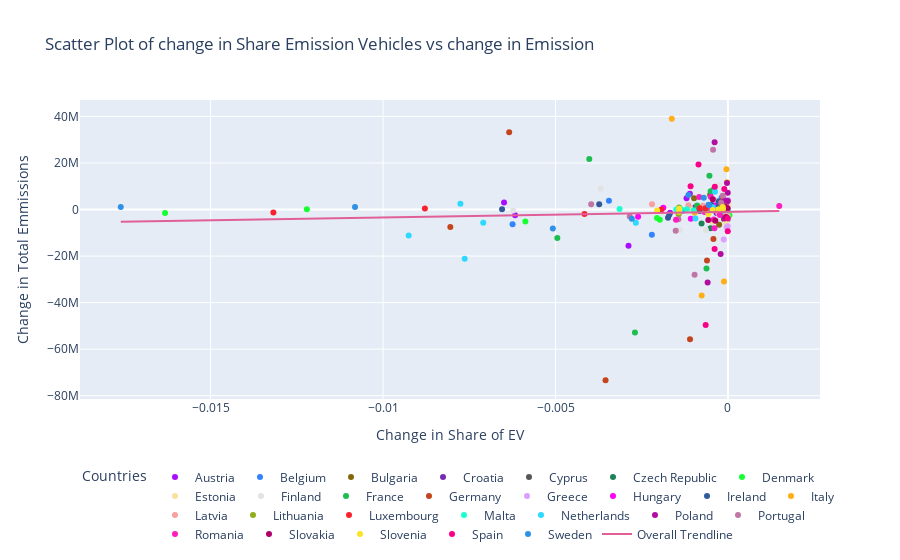

Source (notebook cell):
### Code cell
colors = pc.qualitative.Alphabet + pc.qualitative.Dark24 + pc.qualitative.Light24

fig = px.scatter(
    df_cleaned,
    x='share_ev_diff',
    y='emmission_diff',
    color='geo',
    #symbol='time_period',
    labels={'share_ev_diff': 'Change in Share of EV', 'emmission_diff': 'Change in Total Emmissions', 'geo':'Countries'},
    trendline='ols',
    title="Scatter Plot of change in Share Emission Vehicles vs change in Emission",
    color_discrete_sequence=colors,
    trendline_scope='overall'
)

fig.update_layout(
    legend=dict(
        orientation="h",
        yanchor="bottom",
        y=-0.5
    )
)

fig.show()

### Figure 1 — Plotly figure (JSON) as saved in the notebook; plotly's stock layout.template omitted (floating-point values rounded to 4 significant figures; data arrays with more than 128 entries replaced by an {"elided": "..."} marker saying what was removed)
{"data": [{"hovertemplate": "Countries=Austria<br>Change in Share of EV=%{x}<br>Change in Total Emmissions=%{y}<extra></extra>", "legendgroup": "Austria", "marker": {"color": "#AA0DFE", "symbol": "circle"}, "mode": "markers", "name": "Austria", "orientation": "v", "showlegend": true, "type": "scatter", "x": [-0.0003392, -0.0008234, -0.001104, -0.001201, -0.001678, -0.002883, -0.00617, -0.006492], "xaxis": "x", "y": [3223000.0, 135200.0, 6764000.0, 4871000.0, -1414000.0, -15620000.0, -2433000.0, 3041000.0], "yaxis": "y"}, {"hovertemplate": "Countries=Belgium<br>Change in Share of EV=%{x}<br>Change in Total Emmissions=%{y}<extra></extra>", "legendgroup": "Belgium", "marker": {"color": "#3283FE", "symbol": "circle"}, "mode": "markers", "name": "Belgium", "orientation": "v", "showlegend": true, "type": "scatter", "x": [-0.0001851, -0.0003232, -0.0003946, -0.0005599, -0.001321, -0.002206, -0.003451, -0.006244], "xaxis": "x", "y": [5087000.0, -1457000.0, 434527, 501400.0, -536400.0, -10810000.0, 3777000.0, -6348000.0], "yaxis": "y"}, {"hovertemplate": "Countries=Bulgaria<br>Change in Share of EV=%{x}<br>Change in Total Emmissions=%{y}<extra></extra>", "legendgroup": "Bulgaria", "marker": {"color": "#85660D", "symbol": "circle"}, "mode": "markers", "name": "Bulgaria", "orientation": "v", "showlegend": true, "type": "scatter", "x": [-9.099e-06, -1.052e-05, -7.02e-05, -0.0001174, -0.0001627, -0.0002555, -0.000516, -0.0009822], "xaxis": "x", "y": [3603473, -4160000.0, 1421000.0, -4060249, -1310000.0, -6558000.0, 6313000.0, 4844000.0], "yaxis": "y"}, {"hovertemplate": "Countries=Croatia<br>Change in Share of EV=%{x}<br>Change in Total Emmissions=%{y}<extra></extra>", "legendgroup": "Croatia", "marker": {"color": "#782AB6", "symbol": "circle"}, "mode": "markers", "name": "Croatia", "orientation": "v", "showlegend": true, "type": "scatter", "x": [-8.223e-05, -4.2e-05, -2.85e-05, -9.805e-05, -0.0001437, -0.0003316, -0.0009056, -0.0009506], "xaxis": "x", "y": [659900.0, 577223, 1767000.0, -1572000.0, -246591, -1370000.0, 182800.0, 998900.0], "yaxis": "y"}, {"hovertemplate": "Countries=Cyprus<br>Change in Share of EV=%{x}<br>Change in Total Emmissions=%{y}<extra></extra>", "legendgroup": "Cyprus", "marker": {"color": "#565656", "symbol": "circle"}, "mode": "markers", "name": "Cyprus", "orientation": "v", "showlegend": true, "type": "scatter", "x": [-1.581e-05, -3.154e-05, -8.651e-05, -4.181e-05, -8.469e-05, -0.0001234, -0.0001472, -0.0008184], "xaxis": "x", "y": [-28520.0, 607500.0, 157400.0, -67190.0, 40700.0, -1022000.0, 524800.0, 178300.0], "yaxis": "y"}, {"hovertemplate": "Countries=Czech Republic<br>Change in Share of EV=%{x}<br>Change in Total Emmissions=%{y}<extra></extra>", "legendgroup": "Czech Republic", "marker": {"color": "#1C8356", "symbol": "circle"}, "mode": "markers", "name": "Czech Republic", "orientation": "v", "showlegend": true, "type": "scatter", "x": [-5.311e-05, -4.412e-05, -9.186e-05, -0.000317, -0.0002431, -0.0005052, -0.0001468, -0.0007655], "xaxis": "x", "y": [2405000.0, 2293000.0, 2413000.0, 3560960, 492838, -8008000.0, 1888000.0, -6048000.0], "yaxis": "y"}, {"hovertemplate": "Countries=Denmark<br>Change in Share of EV=%{x}<br>Change in Total Emmissions=%{y}<extra></extra>", "legendgroup": "Denmark", "marker": {"color": "#16FF32", "symbol": "circle"}, "mode": "markers", "name": "Denmark", "orientation": "v", "showlegend": true, "type": "scatter", "x": [-0.002057, -0.0002194, 4.366e-05, -0.0004034, -0.001975, -0.005873, -0.01221, -0.01632], "xaxis": "x", "y": [-3640000.0, 3291000.0, -2472000.0, 1455000.0, -4411000.0, -5097000.0, 133100.0, -1505000.0], "yaxis": "y"}, {"hovertemplate": "Countries=Estonia<br>Change in Share of EV=%{x}<br>Change in Total Emmissions=%{y}<extra></extra>", "legendgroup": "Estonia", "marker": {"color": "#F7E1A0", "symbol": "circle"}, "mode": "markers", "name": "Estonia", "orientation": "v", "showlegend": true, "type": "scatter", "x": [-1.531e-05, 5.405e-06, 3.406e-06, -3.93e-05, -5.861e-05, -0.0004539, -0.0007824, -0.001103], "xaxis": "x", "y": [-2514000.0, 2647000.0, 1047000.0, 983600.0, -5595000.0, -5392280, 941400.0, 683500.0], "yaxis": "y"}, {"hovertemplate": "Countries=Finland<br>Change in Share of EV=%{x}<br>Change in Total Emmissions=%{y}<extra></extra>", "legendgroup": "Finland", "marker": {"color": "#E2E2E2", "symbol": "circle"}, "mode": "markers", "name": "Finland", "orientation": "v", "showlegend": true, "type": "scatter", "x": [-8.144e-05, -6.476e-05, -0.0001849, -0.0002679, -0.0006403, -0.0014, -0.003692, -0.006228], "xaxis": "x", "y": [1254118, 6709000.0, -403200.0, 10560000.0, -8776000.0, -8771161, 8920000.0, -419000.0], "yaxis": "y"}, {"hovertemplate": "Countries=France<br>Change in Share of EV=%{x}<br>Change in Total Emmissions=%{y}<extra></extra>", "legendgroup": "France", "marker": {"color": "#1CBE4F", "symbol": "circle"}, "mode": "markers", "name": "France", "orientation": "v", "showlegend": true, "type": "scatter", "x": [-0.0004192, -0.0005015, -0.0005371, -0.0006225, -0.0008952, -0.002697, -0.00402, -0.004947], "xaxis": "x", "y": [8516000.0, 7835000.0, 14490000.0, -25340000.0, 1691000.0, -52810000.0, 21750000.0, -12240000.0], "yaxis": "y"}, {"hovertemplate": "Countries=Germany<br>Change in Share of EV=%{x}<br>Change in Total Emmissions=%{y}<extra></extra>", "legendgroup": "Germany", "marker": {"color": "#C4451C", "symbol": "circle"}, "mode": "markers", "name": "Germany", "orientation": "v", "showlegend": true, "type": "scatter", "x": [-0.0001509, -0.0001669, -0.0004212, -0.0006081, -0.0011, -0.003549, -0.006343, -0.008049], "xaxis": "x", "y": [4817000.0, 2737678, -12660000.0, -21890000.0, -55710000.0, -73390000.0, 33160000.0, -7552000.0], "yaxis": "y"}, {"hovertemplate": "Countries=Greece<br>Change in Share of EV=%{x}<br>Change in Total Emmissions=%{y}<extra></extra>", "legendgroup": "Greece", "marker": {"color": "#DEA0FD", "symbol": "circle"}, "mode": "markers", "name": "Greece", "orientation": "v", "showlegend": true, "type": "scatter", "x": [-7.641e-06, -5.647e-06, -6.173e-06, -1.243e-05, -3.809e-05, -0.0001222, -0.0003843, -0.000516], "xaxis": "x", "y": [-7161000.0, -3889000.0, 4175000.0, -3463000.0, -7650000.0, -12910000.0, 4004000.0, 1584000.0], "yaxis": "y"}, {"hovertemplate": "Countries=Hungary<br>Change in Share of EV=%{x}<br>Change in Total Emmissions=%{y}<extra></extra>", "legendgroup": "Hungary", "marker": {"color": "#FE00FA", "symbol": "circle"}, "mode": "markers", "name": "Hungary", "orientation": "v", "showlegend": true, "type": "scatter", "x": [-5.067e-05, -0.0001218, -0.0003461, -0.0004793, -0.0006759, -0.001079, -0.001874, -0.002606], "xaxis": "x", "y": [2756000.0, 1746000.0, 1709000.0, 808900.0, -1054000.0, -3943000.0, 745200.0, -3125000.0], "yaxis": "y"}, {"hovertemplate": "Countries=Ireland<br>Change in Share of EV=%{x}<br>Change in Total Emmissions=%{y}<extra></extra>", "legendgroup": "Ireland", "marker": {"color": "#325A9B", "symbol": "circle"}, "mode": "markers", "name": "Ireland", "orientation": "v", "showlegend": true, "type": "scatter", "x": [-0.0002662, -0.0002653, -0.000484, -0.0008189, -0.0017, -0.001738, -0.003732, -0.00655], "xaxis": "x", "y": [3359000.0, 1178000.0, 2024000.0, -619400.0, -2232000.0, -3514000.0, 2220000.0, 122600.0], "yaxis": "y"}, {"hovertemplate": "Countries=Italy<br>Change in Share of EV=%{x}<br>Change in Total Emmissions=%{y}<extra></extra>", "legendgroup": "Italy", "marker": {"color": "#FEAF16", "symbol": "circle"}, "mode": "markers", "name": "Italy", "orientation": "v", "showlegend": true, "type": "scatter", "x": [-3.025e-05, -2.889e-05, -4.463e-05, -0.0001153, -0.0002636, -0.0007618, -0.001628, -0.0009686], "xaxis": "x", "y": [11730000.0, -896138, 17360000.0, -30884536, -799200.0, -36940000.0, 39030000.0, -1380736], "yaxis": "y"}, {"hovertemplate": "Countries=Latvia<br>Change in Share of EV=%{x}<br>Change in Total Emmissions=%{y}<extra></extra>", "legendgroup": "Latvia", "marker": {"color": "#F8A19F", "symbol": "circle"}, "mode": "markers", "name": "Latvia", "orientation": "v", "showlegend": true, "type": "scatter", "x": [-2.493e-05, -5.213e-05, -8.962e-05, -0.000172, -0.0002805, -0.0007254, -0.001146, -0.002203], "xaxis": "x", "y": [-1290000.0, -1871000.0, -1262000.0, 3027000.0, -1621000.0, 1654000.0, 1806511, 2316000.0], "yaxis": "y"}, {"hovertemplate": "Countries=Lithuania<br>Change in Share of EV=%{x}<br>Change in Total Emmissions=%{y}<extra></extra>", "legendgroup": "Lithuania", "marker": {"color": "#90AD1C", "symbol": "circle"}, "mode": "markers", "name": "Lithuania", "orientation": "v", "showlegend": true, "type": "scatter", "x": [-7.779e-05, -0.0001398, -0.0001805, -0.0002184, -0.0002562, -0.0006502, -0.001417, -0.001428], "xaxis": "x", "y": [1383000.0, 735100.0, 689800.0, 686800.0, -72800, -573555, 847100.0, -1989000.0], "yaxis": "y"}, {"hovertemplate": "Countries=Luxembourg<br>Change in Share of EV=%{x}<br>Change in Total Emmissions=%{y}<extra></extra>", "legendgroup": "Luxembourg", "marker": {"color": "#F6222E", "symbol": "circle"}, "mode": "markers", "name": "Luxembourg", "orientation": "v", "showlegend": true, "type": "scatter", "x": [-0.0001164, -0.0002303, -0.0006531, -0.0008177, -0.00193, -0.004159, -0.008786, -0.01318], "xaxis": "x", "y": [-230500.0, -196500.0, 511700.0, 522100.0, -7778.0, -1889000.0, 457000.0, -1242000.0], "yaxis": "y"}, {"hovertemplate": "Countries=Malta<br>Change in Share of EV=%{x}<br>Change in Total Emmissions=%{y}<extra></extra>", "legendgroup": "Malta", "marker": {"color": "#1CFFCE", "symbol": "circle"}, "mode": "markers", "name": "Malta", "orientation": "v", "showlegend": true, "type": "scatter", "x": [-0.0001667, -9.748e-07, -0.0001529, -0.001361, -0.001192, -0.0009926, -0.0015, -0.003142], "xaxis": "x", "y": [-667200.0, -297977, 185500.0, 80400.0, 94280.0, -298100.0, 57200.0, 278300.0], "yaxis": "y"}, {"hovertemplate": "Countries=Netherlands<br>Change in Share of EV=%{x}<br>Change in Total Emmissions=%{y}<extra></extra>", "legendgroup": "Netherlands", "marker": {"color": "#2ED9FF", "symbol": "circle"}, "mode": "markers", "name": "Netherlands", "orientation": "v", "showlegend": true, "type": "scatter", "x": [-0.000377, -0.0004368, -0.000942, -0.002671, -0.007095, -0.007633, -0.007757, -0.009256], "xaxis": "x", "y": [7625000.0, 979925, -3845000.0, -5658000.0, -5720133, -21200000.0, 2433000.0, -11137849], "yaxis": "y"}, {"hovertemplate": "Countries=Poland<br>Change in Share of EV=%{x}<br>Change in Total Emmissions=%{y}<extra></extra>", "legendgroup": "Poland", "marker": {"color": "#B10DA1", "symbol": "circle"}, "mode": "markers", "name": "Poland", "orientation": "v", "showlegend": true, "type": "scatter", "x": [-4.51e-06, -6.433e-06, -2.792e-05, -0.0001051, -0.0001013, -0.0002127, -0.0003862, -0.0005893], "xaxis": "x", "y": [3689000.0, 7240000.0, 11450000.0, 3834000.0, -3835000.0, -19120000.0, 28930000.0, -31380000.0], "yaxis": "y"}, {"hovertemplate": "Countries=Portugal<br>Change in Share of EV=%{x}<br>Change in Total Emmissions=%{y}<extra></extra>", "legendgroup": "Portugal", "marker": {"color": "#C075A6", "symbol": "circle"}, "mode": "markers", "name": "Portugal", "orientation": "v", "showlegend": true, "type": "scatter", "x": [-0.000153, -0.0001953, -0.0004311, -0.0009667, -0.001438, -0.001515, -0.002847, -0.003966], "xaxis": "x", "y": [5948000.0, 2938000.0, 25700000.0, -27990000.0, -4148000.0, -9078000.0, -3018000.0, 2218000.0], "yaxis": "y"}, {"hovertemplate": "Countries=Romania<br>Change in Share of EV=%{x}<br>Change in Total Emmissions=%{y}<extra></extra>", "legendgroup": "Romania", "marker": {"color": "#FC1CBF", "symbol": "circle"}, "mode": "markers", "name": "Romania", "orientation": "v", "showlegend": true, "type": "scatter", "x": [-0.0001917, -0.0004106, -0.0004983, 0.001487, -0.0002344, -0.0003924, -0.0008359, -0.001506], "xaxis": "x", "y": [-268324, -4337334, 5508000.0, 1556000.0, -2382000.0, -8040000.0, 5354000.0, -4366000.0], "yaxis": "y"}, {"hovertemplate": "Countries=Slovakia<br>Change in Share of EV=%{x}<br>Change in Total Emmissions=%{y}<extra></extra>", "legendgroup": "Slovakia", "marker": {"color": "#B00068", "symbol": "circle"}, "mode": "markers", "name": "Slovakia", "orientation": "v", "showlegend": true, "type": "scatter", "x": [-9.36e-06, -2.598e-05, -8.571e-05, -0.0001634, -5.697e-05, -0.0003641, -0.0004402, -0.0005694], "xaxis": "x", "y": [577200.0, 574985, 1148000.0, 598000.0, -3219000.0, -4864000.0, 4378000.0, -4506000.0], "yaxis": "y"}, {"hovertemplate": "Countries=Slovenia<br>Change in Share of EV=%{x}<br>Change in Total Emmissions=%{y}<extra></extra>", "legendgroup": "Slovenia", "marker": {"color": "#FBE426", "symbol": "circle"}, "mode": "markers", "name": "Slovenia", "orientation": "v", "showlegend": true, "type": "scatter", "x": [-0.0001425, -0.0001498, -0.00028, -0.0004474, -0.0005703, -0.00142, -0.001416, -0.002054], "xaxis": "x", "y": [221315, 1043263, 15363, -197823, -1956000.0, -929800.0, 308000.0, -434900.0], "yaxis": "y"}, {"hovertemplate": "Countries=Spain<br>Change in Share of EV=%{x}<br>Change in Total Emmissions=%{y}<extra></extra>", "legendgroup": "Spain", "marker": {"color": "#FA0087", "symbol": "circle"}, "mode": "markers", "name": "Spain", "orientation": "v", "showlegend": true, "type": "scatter", "x": [-0.000106, -5.167e-06, -0.0003813, -5.935e-06, -0.000387, -0.0006458, -0.0008542, -0.001083], "xaxis": "x", "y": [8844000.0, -9328000.0, 9794000.0, -3705000.0, -17014742, -49660000.0, 19370000.0, 9953000.0], "yaxis": "y"}, {"hovertemplate": "Countries=Sweden<br>Change in Share of EV=%{x}<br>Change in Total Emmissions=%{y}<extra></extra>", "legendgroup": "Sweden", "marker": {"color": "#2E91E5", "symbol": "circle"}, "mode": "markers", "name": "Sweden", "orientation": "v", "showlegend": true, "type": "scatter", "x": [-0.0005472, -0.0005632, -0.0006997, -0.001146, -0.002787, -0.005077, -0.01081, -0.0176], "xaxis": "x", "y": [1960000.0, 2001302, 5070000.0, 6197000.0, -3916000.0, -8145000.0, 1059000.0, 1082000.0], "yaxis": "y"}, {"hovertemplate": "<b>OLS trendline</b><br>emmission_diff = 2.42842e+08 * share_ev_diff + -1.01753e+06<br>R<sup>2</sup>=0.003144<br><br>Change in Share of EV=%{x}<br>Change in Total Emmissions=%{y} <b>(trend)</b><extra></extra>", "legendgroup": "Overall Trendline", "line": {"color": "#E15F99"}, "mode": "lines", "name": "Overall Trendline", "showlegend": true, "type": "scatter", "x": {"elided": "216 float values"}, "xaxis": "x", "y": {"elided": "216 float values"}, "yaxis": "y"}], "layout": {"legend": {"orientation": "h", "title": {"text": "Countries"}, "tracegroupgap": 0, "y": -0.5, "yanchor": "bottom"}, "title": {"text": "Scatter Plot of change in Share Emission Vehicles vs change in Emission"}, "xaxis": {"anchor": "y", "domain": [0, 1], "title": {"text": "Change in Share of EV"}}, "yaxis": {"anchor": "x", "domain": [0, 1], "title": {"text": "Change in Total Emmissions"}}}}
